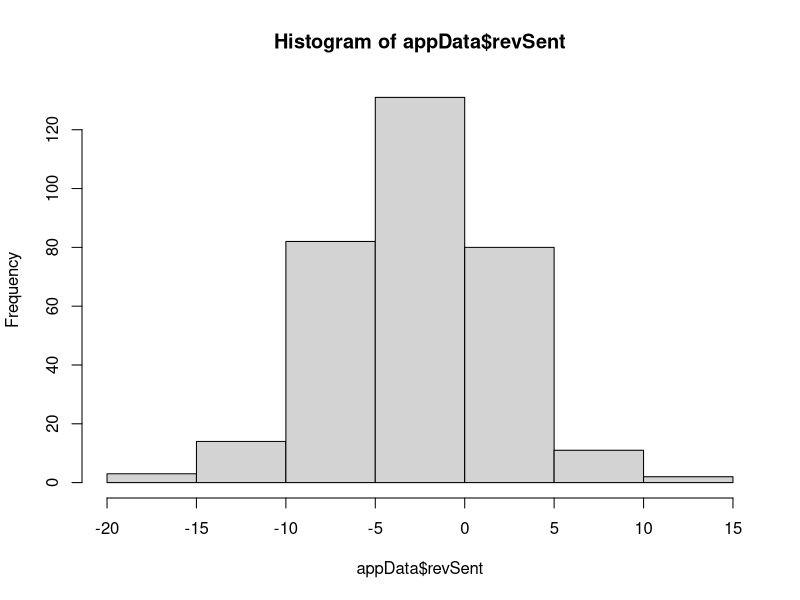
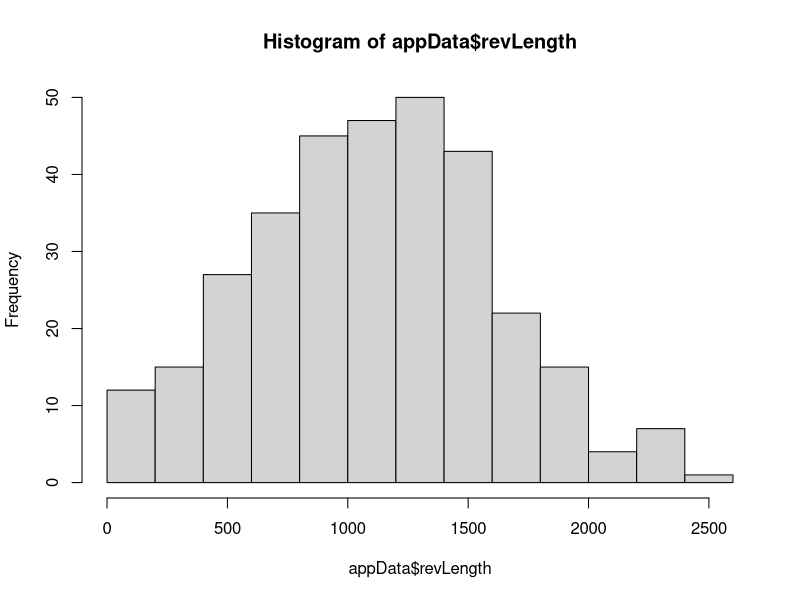
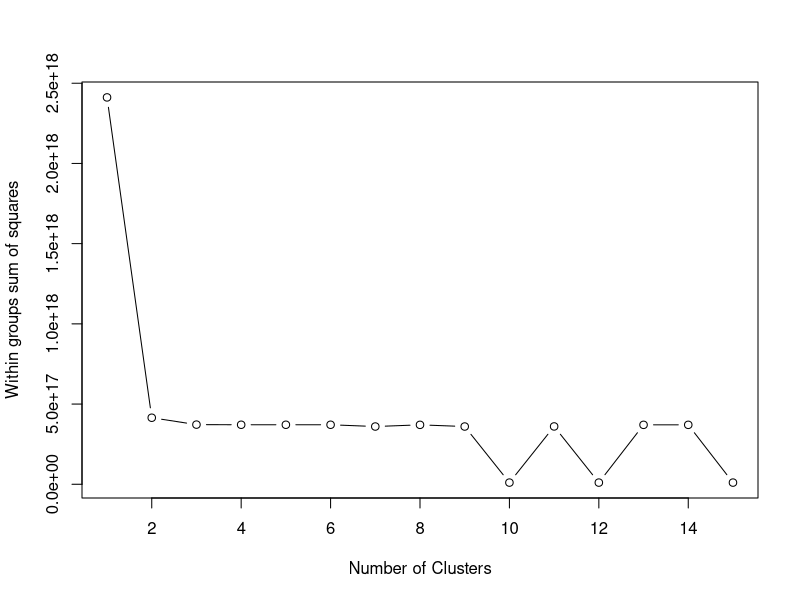

Recreate these plots in R, in order. (Note: this script raises an error after producing the figures.)
# Android App Analysis 
# Unsupervised learning
# ========================
# code referred from: http://www.statmethods.net/advstats/cluster.html

setwd("~/Documents/_Berkeley/sem3/i219ComputerSecurity/obidroid")

# load data
appData <- read.csv("exports/appFeatures.csv", header=TRUE)
featData <- appData[c(2,3, 4, 5, 6, 7, 8, 9, 10, 11, 12, 13)]

head(featData)
head(appData)

hist(appData$revSent)
hist(appData$revLength)

# CLUSTERING
# ------------

# K-Means Clustering 

# To determine the number of clusters
wss <- (nrow(featData)-1)*sum(apply(featData,2,var))
for (i in 2:15) wss[i] <- sum(kmeans(featData, centers=i)$withinss)
plot(1:15, wss, type="b", xlab="Number of Clusters", ylab="Within groups sum of squares")


library(cluster)

clus <- kmeans(featData, centers=7)
plotcluster(featData, clus$cluster)
